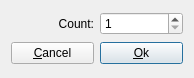
<?xml version="1.0" encoding="UTF-8"?>
<ui version="4.0">
 <class>VideoImagesDialog</class>
 <widget class="QDialog" name="VideoImagesDialog">
  <property name="geometry">
   <rect>
    <x>0</x>
    <y>0</y>
    <width>194</width>
    <height>78</height>
   </rect>
  </property>
  <property name="sizePolicy">
   <sizepolicy hsizetype="Fixed" vsizetype="Fixed">
    <horstretch>0</horstretch>
    <verstretch>0</verstretch>
   </sizepolicy>
  </property>
  <property name="maximumSize">
   <size>
    <width>194</width>
    <height>78</height>
   </size>
  </property>
  <property name="windowTitle">
   <string>Video Image Count Dialog</string>
  </property>
  <layout class="QGridLayout" name="gridLayout">
   <item row="0" column="0">
    <widget class="QLabel" name="label">
     <property name="text">
      <string>Count:</string>
     </property>
     <property name="alignment">
      <set>Qt::AlignRight|Qt::AlignTrailing|Qt::AlignVCenter</set>
     </property>
    </widget>
   </item>
   <item row="0" column="1">
    <widget class="QSpinBox" name="spinBox">
     <property name="sizePolicy">
      <sizepolicy hsizetype="Preferred" vsizetype="Fixed">
       <horstretch>0</horstretch>
       <verstretch>0</verstretch>
      </sizepolicy>
     </property>
     <property name="minimum">
      <number>1</number>
     </property>
     <property name="maximum">
      <number>10</number>
     </property>
    </widget>
   </item>
   <item row="1" column="0">
    <widget class="QPushButton" name="cancelPushButton">
     <property name="text">
      <string>&amp;Cancel</string>
     </property>
    </widget>
   </item>
   <item row="1" column="1">
    <widget class="QPushButton" name="okPushButton">
     <property name="text">
      <string>&amp;Ok</string>
     </property>
     <property name="checkable">
      <bool>false</bool>
     </property>
     <property name="checked">
      <bool>false</bool>
     </property>
     <property name="default">
      <bool>true</bool>
     </property>
    </widget>
   </item>
  </layout>
 </widget>
 <resources/>
 <connections>
  <connection>
   <sender>cancelPushButton</sender>
   <signal>clicked()</signal>
   <receiver>VideoImagesDialog</receiver>
   <slot>reject()</slot>
   <hints>
    <hint type="sourcelabel">
     <x>72</x>
     <y>71</y>
    </hint>
    <hint type="destinationlabel">
     <x>141</x>
     <y>8</y>
    </hint>
   </hints>
  </connection>
  <connection>
   <sender>okPushButton</sender>
   <signal>clicked()</signal>
   <receiver>VideoImagesDialog</receiver>
   <slot>accept()</slot>
   <hints>
    <hint type="sourcelabel">
     <x>171</x>
     <y>71</y>
    </hint>
    <hint type="destinationlabel">
     <x>219</x>
     <y>36</y>
    </hint>
   </hints>
  </connection>
 </connections>
</ui>
